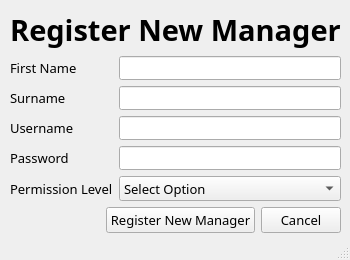
<?xml version="1.0" encoding="UTF-8"?>
<ui version="4.0">
 <class>MainWindow</class>
 <widget class="QMainWindow" name="MainWindow">
  <property name="geometry">
   <rect>
    <x>0</x>
    <y>0</y>
    <width>350</width>
    <height>260</height>
   </rect>
  </property>
  <property name="font">
   <font>
    <family>IBM Plex Sans</family>
    <pointsize>10</pointsize>
   </font>
  </property>
  <property name="windowTitle">
   <string>MainWindow</string>
  </property>
  <widget class="QWidget" name="centralwidget">
   <widget class="QWidget" name="verticalLayoutWidget">
    <property name="geometry">
     <rect>
      <x>10</x>
      <y>10</y>
      <width>331</width>
      <height>223</height>
     </rect>
    </property>
    <layout class="QVBoxLayout" name="vLayout_registerNewManager">
     <item>
      <widget class="QLabel" name="label">
       <property name="font">
        <font>
         <pointsize>22</pointsize>
         <weight>75</weight>
         <bold>true</bold>
        </font>
       </property>
       <property name="text">
        <string>Register New Manager</string>
       </property>
       <property name="alignment">
        <set>Qt::AlignCenter</set>
       </property>
      </widget>
     </item>
     <item>
      <layout class="QFormLayout" name="fLayout_registerManager">
       <item row="0" column="0">
        <widget class="QLabel" name="label_firstName">
         <property name="text">
          <string>First Name</string>
         </property>
        </widget>
       </item>
       <item row="0" column="1">
        <widget class="QLineEdit" name="line_firstName"/>
       </item>
       <item row="1" column="0">
        <widget class="QLabel" name="labe_surname">
         <property name="text">
          <string>Surname</string>
         </property>
        </widget>
       </item>
       <item row="1" column="1">
        <widget class="QLineEdit" name="line_surname"/>
       </item>
       <item row="2" column="0">
        <widget class="QLabel" name="label_username">
         <property name="text">
          <string>Username</string>
         </property>
        </widget>
       </item>
       <item row="2" column="1">
        <widget class="QLineEdit" name="line_username"/>
       </item>
       <item row="3" column="0">
        <widget class="QLabel" name="label_password">
         <property name="text">
          <string>Password</string>
         </property>
        </widget>
       </item>
       <item row="3" column="1">
        <widget class="QLineEdit" name="line_password">
         <property name="echoMode">
          <enum>QLineEdit::Password</enum>
         </property>
        </widget>
       </item>
       <item row="4" column="0">
        <widget class="QLabel" name="label_2">
         <property name="text">
          <string>Permission Level</string>
         </property>
        </widget>
       </item>
       <item row="4" column="1">
        <widget class="QComboBox" name="combo_permission">
         <item>
          <property name="text">
           <string>Select Option</string>
          </property>
         </item>
         <item>
          <property name="text">
           <string>Manager</string>
          </property>
         </item>
         <item>
          <property name="text">
           <string>Administrator</string>
          </property>
         </item>
        </widget>
       </item>
      </layout>
     </item>
     <item>
      <layout class="QHBoxLayout" name="hLayout_buttons">
       <item>
        <spacer name="hSpacer_1">
         <property name="orientation">
          <enum>Qt::Horizontal</enum>
         </property>
         <property name="sizeHint" stdset="0">
          <size>
           <width>40</width>
           <height>20</height>
          </size>
         </property>
        </spacer>
       </item>
       <item>
        <widget class="QPushButton" name="btn_registerManager">
         <property name="text">
          <string>Register New Manager</string>
         </property>
        </widget>
       </item>
       <item>
        <widget class="QPushButton" name="btn_cancel">
         <property name="text">
          <string>Cancel</string>
         </property>
        </widget>
       </item>
      </layout>
     </item>
    </layout>
   </widget>
  </widget>
  <widget class="QStatusBar" name="statusbar"/>
 </widget>
 <resources/>
 <connections/>
</ui>
